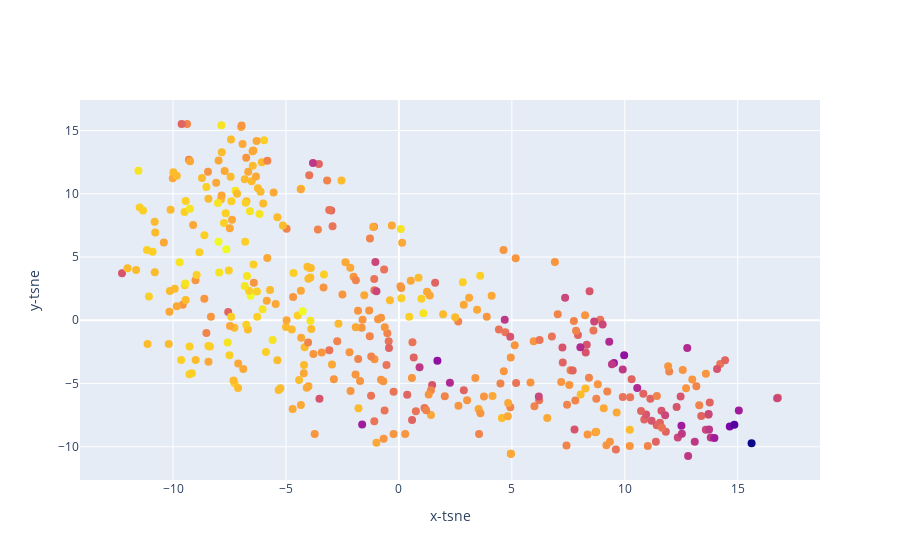

Notebook code cell kept with this figure:
### Code cell
import time

chosen = ["nrgy", "live", "bpm", "val", "dB", "spch", "acous", "dnce", "dur"]

X = data[chosen].values
y = data["dB"].values

min_max_scaler = MinMaxScaler()
X = min_max_scaler.fit_transform(X)

time_start = time.time()
tsne = TSNE(n_components=2, verbose=1, perplexity=40, n_iter=300)
tsne_results = tsne.fit_transform(X)

print('t-SNE done! Time elapsed: {} seconds'.format(time.time()-time_start))

fig = {
    "data": [
        {
            "x": tsne_results[:, 0],
            "y": tsne_results[:, 1],
            "text": text2,
            "mode": "markers",
            "marker": {"size": 8, "color": y}
        }
    ],
    "layout": {
        "xaxis": {"title": "x-tsne"},
        "yaxis": {"title": "y-tsne"}
    }
}

py.iplot(fig, filename="test-graph2")

### Figure 1 — Plotly figure (JSON) as saved in the notebook; plotly's stock layout.template omitted (floating-point values rounded to 4 significant figures; data arrays with more than 128 entries replaced by an {"elided": "..."} marker saying what was removed)
{"data": [{"marker": {"color": {"elided": "400 int values"}, "size": 8}, "mode": "markers", "text": {"elided": "400 str values"}, "type": "scatter", "x": {"elided": "400 float values"}, "y": {"elided": "400 float values"}}], "layout": {"xaxis": {"title": {"text": "x-tsne"}}, "yaxis": {"title": {"text": "y-tsne"}}}}
